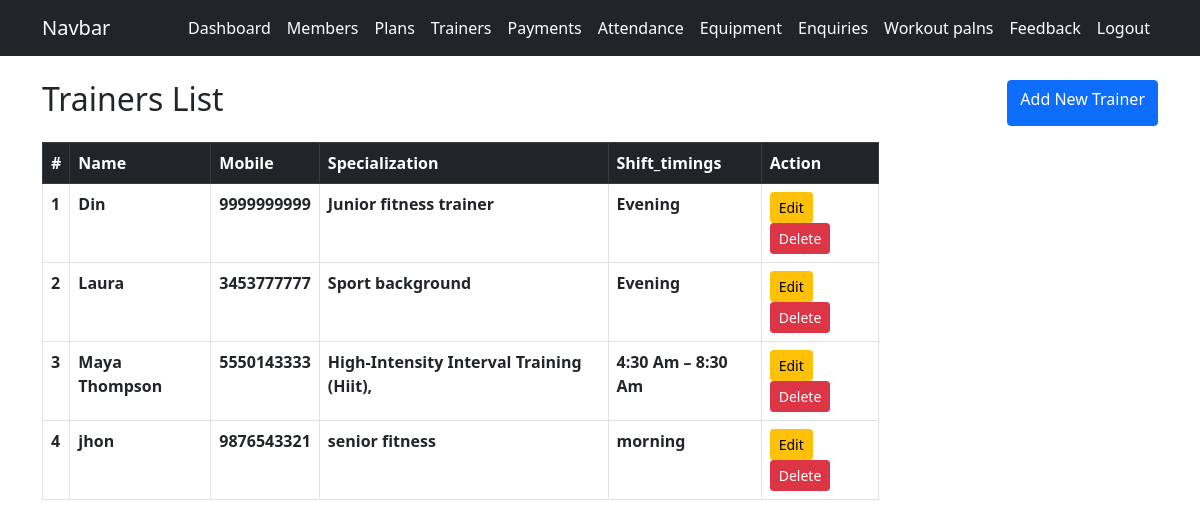
The app's page /admin_trainers/ (signed in) with its own data.
### gymapp/models.py (models this page shows, shortened)
class Trainer(models.Model):
    name = models.CharField(max_length=100)
    mobile = models.BigIntegerField()
    specialization = models.CharField(max_length=200)
    shift_timings = models.CharField(max_length=200)

### gymapp/views.py (the view)
    def wrapper(request, *args, **kwargs):
        if not request.user.is_authenticated or getattr(request.user, 'role', None) != 'ADMIN':  # check if user is not authenticated OR role is not ADMIN
            messages.error(request, 'you must be an admin to access this page')
            return redirect('admin_login')
        return view_func(request, *args, **kwargs)  # if user is authenticated and role is ADMIN, then allow them to access the page

### gymapp/views.py (called while the page is built)
def admin_required(view_func):
    def wrapper(request, *args, **kwargs):
        if not request.user.is_authenticated or getattr(request.user, 'role', None) != 'ADMIN':  # check if user is not authenticated OR role is not ADMIN
            messages.error(request, 'you must be an admin to access this page')
            return redirect('admin_login')
        return view_func(request, *args, **kwargs)  # if user is authenticated and role is ADMIN, then allow them to access the page
    return wrapper

@admin_required
def admin_trainers_list(request):
    trainers = Trainer.objects.all().order_by('name')
    return render(request, 'admin_trainers_list.html', {'trainers':trainers})

### gymapp/templates/admin_trainers_list.html (shortened to what this page needs)
{% extends 'base.html' %}
{% block content  %}
<div class="d-flex justify-content-between align-item-center mb-3">
    <h2 class="">Trainers List</h2>
    <a href="{% url 'admin_trainers_add' %}" class="btn btn-primary">Add New Trainer</a>
</div>
<table class="table table-bordered table-stripped w-75">
    <thead class="table-dark">
        <tr>
            <th>#</th>
            <th>Name</th>
            <th>Mobile</th>
            <th>Specialization</th>
            <th>Shift_timings</th>
            <th>Action</th>
        </tr>
    </thead>
    <tbody class="">
        {% for trainer in trainers %}
        <tr>
            <th>{{ forloop.counter }}</th>
            <th>{{ trainer.name }}</th>
            <th>{{ trainer.mobile }}</th>
            <th>{{ trainer.specialization }}</th>
            <th>{{ trainer.shift_timings }}</th>
            <th>
                <a href="{% url 'admin_trainers_edit' trainer.id %}" class="btn btn-warning btn-sm">Edit</a>
                <form method="POST" action="{% url 'admin_trainers_delete' trainer.id %}" style="display:inline;">
                    <button type="submit" class="btn btn-danger btn-sm"
                            onclick="return confirm('Delete this trainer?');">Delete</button>
                </form>
            </th>
        </tr>
        {% endfor %}
    </tbody>
</table>
{% endblock %}

### records on screen
Trainer: name "Din", mobile "9999999999", specialization "Junior fitness trainer", shift_timings "Evening"
Trainer: name "Laura", mobile "3453777777", specialization "Sport background", shift_timings "Evening"
Trainer: name "Maya Thompson", mobile "5550143333", specialization "High-Intensity Interval Training (Hiit),", shift_timings "4:30 Am – 8:30 Am"
Trainer: name "jhon", mobile "9876543321", specialization "senior fitness", shift_timings "morning"
